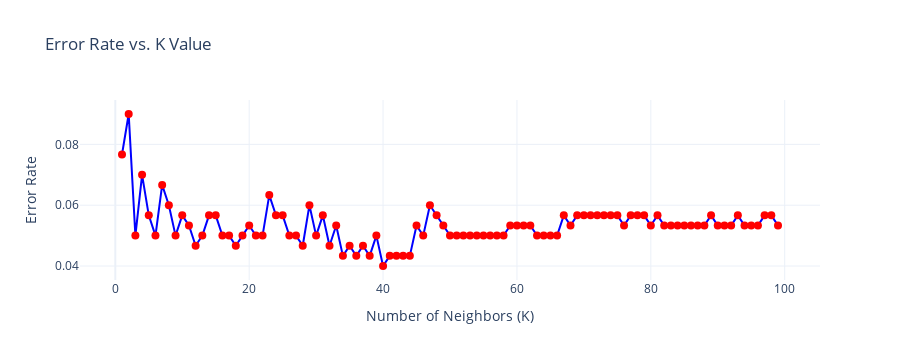

Source (notebook cell):
### Code cell
import plotly.express as px
import pandas as pd

# Create DataFrame with your data
df = pd.DataFrame({
    'K': list(range(1, 100)),
    'Error Rate': error_rate
})

# Create interactive plot
fig = px.line(df, x='K', y='Error Rate', markers=True,
              title='Error Rate vs. K Value',
              labels={'K': 'Number of Neighbors (K)', 'Error Rate': 'Error Rate'},
              template='plotly_white')

# Customize hover information
fig.update_traces(
    mode='lines+markers',
    marker=dict(size=8, color='red'),
    line=dict(width=2, color='blue'),
    hovertemplate='K: %{x}<br>Error Rate: %{y:.4f}<extra></extra>'
)

# Show the plot
fig.show()

### Figure 1 — Plotly figure (JSON) as saved in the notebook; plotly's stock layout.template omitted (floating-point values rounded to 4 significant figures)
{"data": [{"hovertemplate": "K: %{x}<br>Error Rate: %{y:.4f}<extra></extra>", "legendgroup": "", "line": {"color": "blue", "dash": "solid", "width": 2}, "marker": {"color": "red", "size": 8, "symbol": "circle"}, "mode": "lines+markers", "name": "", "orientation": "v", "showlegend": false, "type": "scatter", "x": [1, 2, 3, 4, 5, 6, 7, 8, 9, 10, 11, 12, 13, 14, 15, 16, 17, 18, 19, 20, 21, 22, 23, 24, 25, 26, 27, 28, 29, 30, 31, 32, 33, 34, 35, 36, 37, 38, 39, 40, 41, 42, 43, 44, 45, 46, 47, 48, 49, 50, 51, 52, 53, 54, 55, 56, 57, 58, 59, 60, 61, 62, 63, 64, 65, 66, 67, 68, 69, 70, 71, 72, 73, 74, 75, 76, 77, 78, 79, 80, 81, 82, 83, 84, 85, 86, 87, 88, 89, 90, 91, 92, 93, 94, 95, 96, 97, 98, 99], "xaxis": "x", "y": [0.07667, 0.09, 0.05, 0.07, 0.05667, 0.05, 0.06667, 0.06, 0.05, 0.05667, 0.05333, 0.04667, 0.05, 0.05667, 0.05667, 0.05, 0.05, 0.04667, 0.05, 0.05333, 0.05, 0.05, 0.06333, 0.05667, 0.05667, 0.05, 0.05, 0.04667, 0.06, 0.05, 0.05667, 0.04667, 0.05333, 0.04333, 0.04667, 0.04333, 0.04667, 0.04333, 0.05, 0.04, 0.04333, 0.04333, 0.04333, 0.04333, 0.05333, 0.05, 0.06, 0.05667, 0.05333, 0.05, 0.05, 0.05, 0.05, 0.05, 0.05, 0.05, 0.05, 0.05, 0.05333, 0.05333, 0.05333, 0.05333, 0.05, 0.05, 0.05, 0.05, 0.05667, 0.05333, 0.05667, 0.05667, 0.05667, 0.05667, 0.05667, 0.05667, 0.05667, 0.05333, 0.05667, 0.05667, 0.05667, 0.05333, 0.05667, 0.05333, 0.05333, 0.05333, 0.05333, 0.05333, 0.05333, 0.05333, 0.05667, 0.05333, 0.05333, 0.05333, 0.05667, 0.05333, 0.05333, 0.05333, 0.05667, 0.05667, 0.05333], "yaxis": "y"}], "layout": {"height": 360, "legend": {"tracegroupgap": 0}, "title": {"text": "Error Rate vs. K Value"}, "xaxis": {"anchor": "y", "autorange": true, "domain": [0, 1], "range": [-5.094, 105.1], "title": {"text": "Number of Neighbors (K)"}, "type": "linear"}, "yaxis": {"anchor": "x", "autorange": true, "domain": [0, 1], "range": [0.03539, 0.09461], "title": {"text": "Error Rate"}, "type": "linear"}}}
